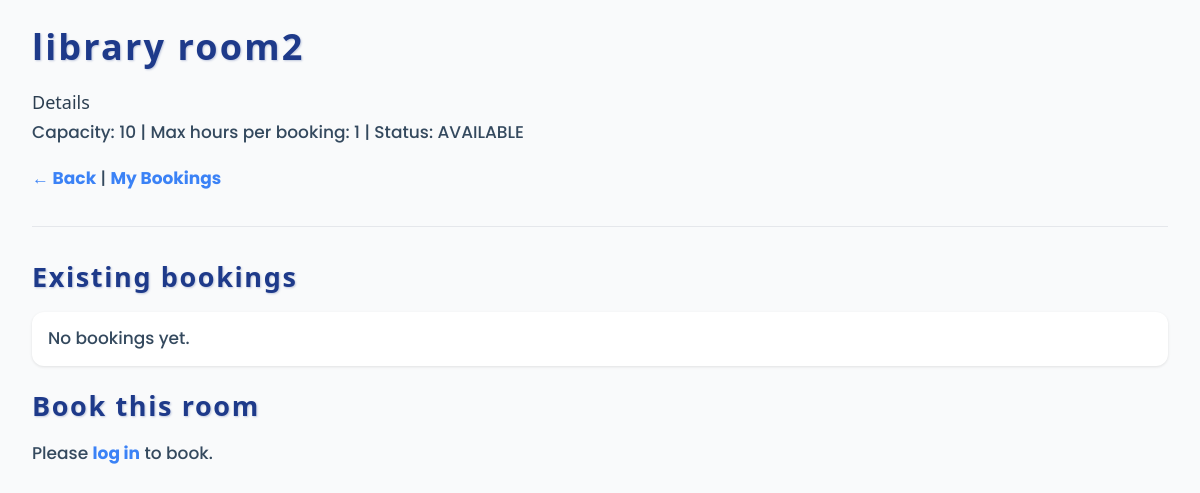
Page /room/2/ on the committed database.
### booking/models.py (models this page shows, shortened)
class Room(models.Model):
    name = models.CharField(max_length=100)
    capacity = models.IntegerField(default=0)
    max_hours = models.IntegerField(default=1)
    status = models.CharField(max_length=20, default="AVAILABLE")
    image = models.ImageField(upload_to="rooms/", null=True, blank=True)

### booking/views.py (the view)
# urls.py: path("room/<int:room_id>/", views.room_detail, name="room_detail"),
def room_detail(request, room_id):
    room = get_object_or_404(Room, pk=room_id)
    bookings = Booking.objects.filter(room=room)
    if request.method == "POST":
        if not request.user.is_authenticated:
            return redirect(f"{reverse('login')}?next={request.path}")
        instance = Booking(room_id=room.id, user_id=request.user.id)
        form = BookingForm(request.POST, instance=instance)
        if form.is_valid():
            try:
                form.save()
                return redirect("room_detail", room_id=room.id)
            except Exception as e:
                form.add_error(None, str(e))
    else:
        instance = Booking(room_id=room.id, user_id=request.user.id if request.user.is_authenticated else None)
        form = BookingForm(instance=instance)
    return render(request, "booking/room_detail.html", {
        "room": room,
        "bookings": bookings,
        "form": form
    })

### booking/templates/booking/room_detail.html (shortened to what this page needs)
{% load static %}
<!DOCTYPE html>
<html lang="en">
<head>
  <link rel="stylesheet" href="{% static 'booking/css/style.css' %}">
</head>
<body>
  <h1>{{ room.name }}</h1>
  <p1>Details</p1>
  <p>
    Capacity: {{ room.capacity }} |
    Max hours per booking: {{ room.max_hours }} |
    Status: {{ room.status }}
  </p>
  <p><a href="/">← Back</a>  |  <a href="{% url 'mine' %}">My Bookings</a></p>
<hr>
  <h2>Existing bookings</h2>
  <ul>
    {% for b in bookings %}
      <li>{{ b.start_time }} → {{ b.end_time }} ({{ b.user.username }})</li>
    {% empty %}
      <li>No bookings yet.</li>
    {% endfor %}
  </ul>
  <h2>Book this room</h2>
  {% if room.status != "AVAILABLE" %}
    <div class="msg err">This room is currently unavailable for booking.</div>
  {% else %}
    {% if user.is_authenticated %}
      {% if form.non_field_errors %}
        <div class="msg err">{{ form.non_field_errors }}</div>
      {% endif %}
      <form method="post">
        {% csrf_token %}
        {{ form.as_p }}
        <button type="submit">Book</button>
      </form>
    {% else %}
      <p>Please <a href="{% url 'login' %}?next={{ request.path }}">log in</a> to book.</p>
    {% endif %}
  {% endif %}
</body>
</html>

### booking/static/booking/css/style.css (style rules this page uses)
body { font-family: 'Poppins', system-ui, Segoe UI, Roboto, Arial, sans-serif; background-color: #f9fafb; color: #1f2937; margin: 1rem; line-height: 1.6; }
h1, h2, h3 { font-weight: 700; color: #111827; margin-bottom: 0.75rem; }
a { color: #3b82f6; text-decoration: none; transition: color 0.2s ease-in-out; }
ul { list-style-type: none; padding-left: 0; font-family: 'Poppins', system-ui, sans-serif; }
ul li { background-color: white; margin-bottom: 0.75rem; padding: 0.75rem 1rem; border-radius: 0.75rem; box-shadow: 0 1px 3px rgb(0 0 0 / 0.1); }
p { margin-top: 0; margin-bottom: 1rem; font-family: 'Poppins', system-ui, sans-serif; }
hr { border: none; border-top: 1px solid #e5e7eb; margin: 2rem 0; }
a { color: #3b82f6; text-decoration: none; font-weight: 600; position: relative; transition: color 0.3s ease, transform 0.15s ease; cursor: pointer; }
a::after { content: ''; position: absolute; width: 100%; height: 2px; bottom: -3px; left: 0; background-color: #3b82f6; transform: scaleX(0); transform-origin: right; transition: transform 0.3s ease; }
body { font-family: 'Yoppin', system-ui, Segoe UI, Roboto, Arial, sans-serif; background-color: #f9fafb; color: #2c3e50; margin: 1.5rem 2rem; line-height: 1.75; font-size: 18px; }
h1, h2, h3 { font-weight: 800; color: #1e3a8a; margin-bottom: 1rem; letter-spacing: 0.06em; line-height: 1.3; text-shadow: 1px 1px 2px rgba(30, 58, 138, 0.25); }
p, li, label, a, span { font-weight: 500; font-size: 17px; color: #34495e; }
a { color: #3b82f6; font-weight: 700; text-decoration: none; transition: color 0.3s ease; }
ul { list-style-type: none; padding-left: 0; }
p { margin-top: 0; margin-bottom: 1rem; }

### booking/templates/booking/room_detail.html (style rules this page uses)
body { font-family:system-ui,Segoe UI,Roboto,Arial }

### rows in the picture
Room: name "library room2", capacity "10", max_hours "1", status "AVAILABLE"
